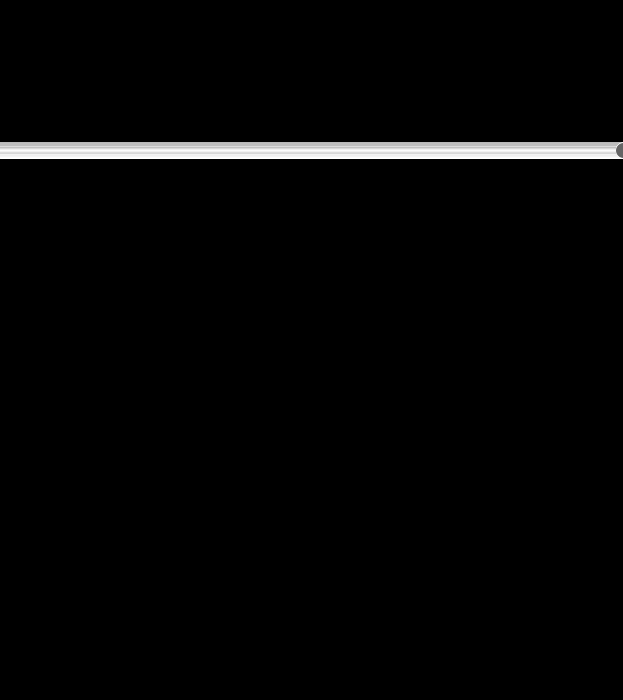
Frame 1 (no input)
Frame 60 (the mouse pressed at the canvas centre just before this capture): identical to frame 1, image omitted
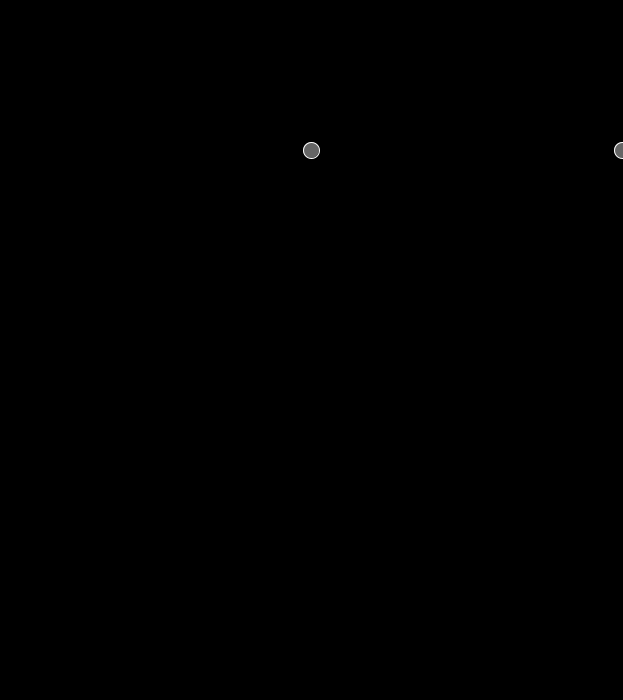
Frame 120 (the mouse held since frame 60 and released just before this capture)

The Processing sketch that drew these frames (run headless with seeded random() and noise(); from frame 60 on, the mouse is pressed at the canvas centre):

// Processing sketch: Circles_with_Variables
// ── Circles_with_Variables.pde
int r=0;
int g=0;
int b=0;
float x=0;
float y=0;

void setup()
{
  size(623, 700);
}

void draw()
{
   background(r,g,b);
 
 x=0;
 while (x < width)
 {
   if (mouseX < 1)
   {  x = x + 1;
   }
   else
   {
     x = x + mouseX;
   }
   fill(101);
   stroke(255);
   ellipse(x, 150, 16, 16);
   
 }
}
